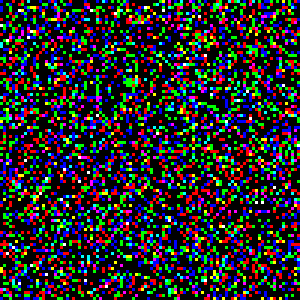
#> input picture test/image.tif, 100 x 100 px, found by its file name (shown 3 times larger)
$ python __init__.py
#> lines starting #> are read from the running program, lines starting #| are printed output that depends on the picture
### CellClass/utils.py
from os import PathLike
import cv2
import numpy as np
import matplotlib.pyplot as plt

def uint8_to_float32(img):
    return (img/255).astype("float32")

def float32_to_uint8(img):
    return (img*255).astype("uint8")

def imread(p: PathLike) -> np.ndarray:

    im = cv2.imread(p)
#> im is the input picture: shape (100, 100, 3); mean B, G, R 43, 40.8, 41
    #im = normalize_image(im)
    return (im/im.max()).astype("float32")

# [36 lines left out: functions normalize_image, Plot3D, gridPlot, not called in this run]

### CellClass/__init__.py
from os import PathLike
import numpy as np
import cv2

from .MCImage import MCImage
from .utils import imread

__version__ = "CellClass v0.0.4"

if __name__ == "__main__":

    print(__version__)

    tif = imread("/Users/simon.gutwein/pypi/MICCAI/test/image.tif")
    jpg = imread("/Users/simon.gutwein/pypi/MICCAI/test/image.jpg")
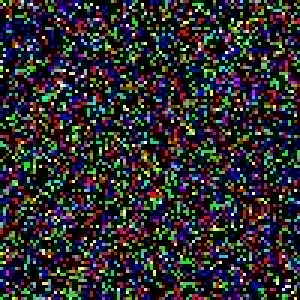
#> input picture test/image.jpg, 100 x 100 px, found by its file name (shown 3 times larger)
#> in imread, im is the input picture: shape (100, 100, 3); mean B, G, R 48.6, 44.6, 46.5
    png = imread("/Users/simon.gutwein/pypi/MICCAI/test/image.png")
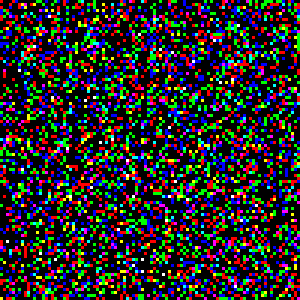
#> input picture test/image.png, 100 x 100 px, found by its file name (shown 3 times larger)
#> in imread, im is the input picture: shape (100, 100, 3); mean B, G, R 41.3, 40.8, 42.3

    assert tif.shape == (100,100,3), "Wrong Shape for TIF"
    assert jpg.shape == (100,100,3), "Wrong Shape for jpg"
    assert png.shape == (100,100,3), "Wrong Shape for png"

    assert tif.min() == 0, "Wrong MIN for TIF"
    assert jpg.min() == 0, "Wrong MIN for jpg"
    assert png.min() == 0, "Wrong MIN for png"

#> (the run stopped early here; a loop or call above may not have finished)
